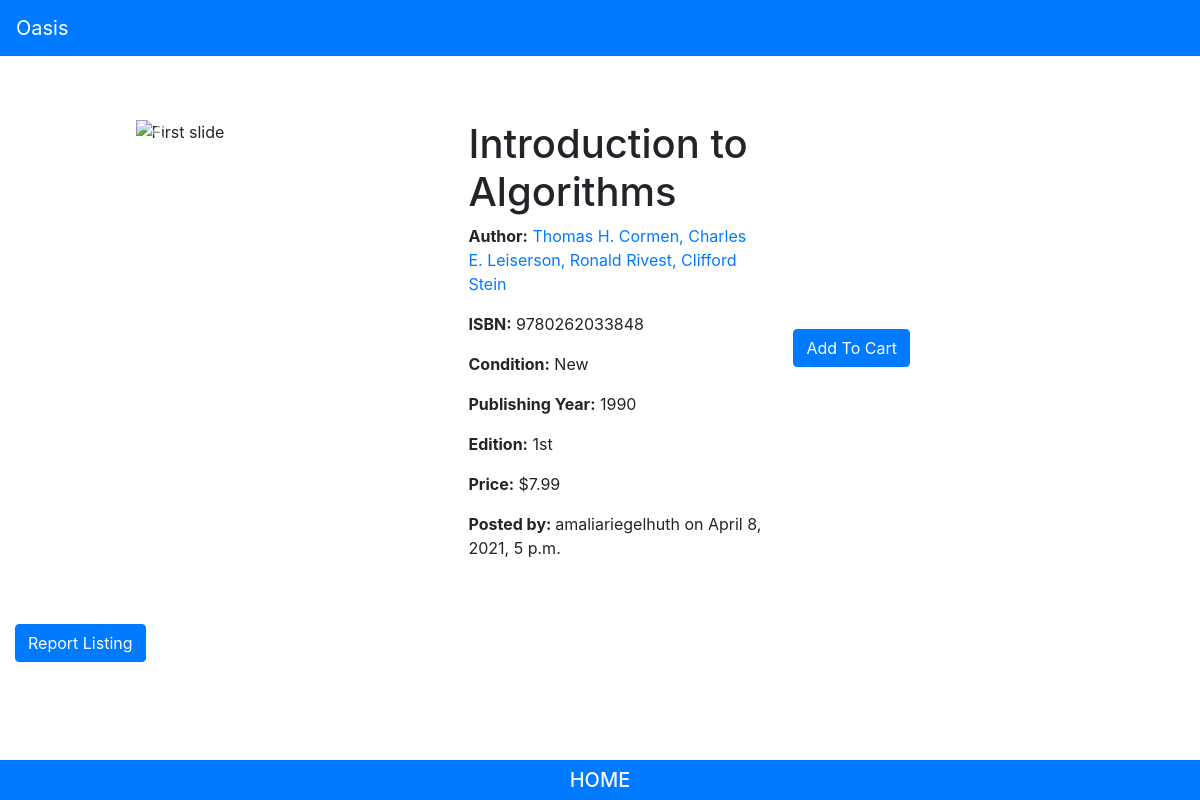
Page /pages/listings/51a3674e-a392-49b0-9db6-3b54f7324bcf on the committed database.
### pages/models.py (models this page shows, shortened)
class Listing(models.Model):
    id = models.UUIDField(primary_key=True, default=uuid.uuid4, help_text='unique id for this listing')
    book = models.ForeignKey('Book', on_delete=models.RESTRICT, null=True)
    date_added = models.DateTimeField(auto_now_add=True)
    user = models.ForeignKey(User,
                        default = 1,
                        null = True,
                        on_delete = models.SET_NULL
                        )
    price= models.DecimalField(max_digits=10, decimal_places=2)
    hide_listing = models.BooleanField(default=False)
    times_reported = models.SmallIntegerField(default=0)
    report = models.ForeignKey('ReportListing',null = True, on_delete = models.SET_NULL)
    condition = models.CharField(
        max_length=1,
        choices=CONDITION,
        blank=True,
        default=1,
        help_text='Book condition',
    )
    class Meta:
        ordering = ['-date_added']

class Book(models.Model):
    title = models.CharField(max_length=200)
    author = models.CharField(max_length=100)
    isbn = models.CharField('ISBN', max_length=13, unique=True, help_text='13 Character <a href="https://www.isbn-international.org/content/what-isbn">ISBN number</a>')
    edition = models.CharField(max_length=5) #length here assumes no more than 999th edition -- seems like a reasonable assumption
    pub_year = models.SmallIntegerField()

### pages/views.py (the view)
class ListingDetailView(generic.DetailView):
    model = Listing
    template_name = 'listings_detail_view.html'

### cart/context_processors.py (called while the page is built)
def cart(request):
     return {'cart': Cart(request)}

### pages/templates/listings_detail_view.html (shortened to what this page needs)
{% extends "base.html" %}
{% block content %}
<div class="col-lg-10 col-md-10 col-sm-12 mx-auto my-5">
    <div class="row">
        <div id="imageSection" class="col-lg-4 col-md-4 mx-2" style="min-height: 100px;">
            <div id="carouselExampleControls" class="carousel slide" data-ride="carousel">
                <div class="carousel-inner">
                  <div class="carousel-item active">
                    <img class="d-block w-100" src="" alt="First slide">
                  </div>
                </div>
                <a class="carousel-control-prev" href="#carouselExampleControls" role="button" data-slide="prev">
                  <span class="carousel-control-prev-icon" aria-hidden="true"></span>
                </a>
                <a class="carousel-control-next" href="#carouselExampleControls" role="button" data-slide="next">
                  <span class="carousel-control-next-icon" aria-hidden="true"></span>
                </a>
              </div>
        </div>
        <div id="bookInfoSection" class="col-lg-4 col-md-4">
            <h1>{{ object.book.title }}</h1>
            <p><strong>Author:</strong> <a href="">{{ object.book.author }}</a></p>
            <p><strong>ISBN:</strong> {{ object.book.isbn }}</p>
            <p><strong>Condition:</strong> {{ object.get_condition_display }}</p>
            <p><strong>Publishing Year:</strong> {{ object.book.pub_year }} </p>
            <p><strong>Edition:</strong> {{ object.book.edition }} </p>
            <p><strong>Price:</strong> ${{ object.price }} </p>
            <p><strong>Posted by: </strong> {{ object.user.username }} on {{ object.date_added }}</p>
        </div>
        <div id="actionsSection" class="col-lg-2 col-md-2 col-sm-2 my-auto">
            <a href="{% url 'cart:cartadd' object.id%}" class="btn btn-primary my-2 mx-auto">Add To Cart</a>
        </div>
    </div>
</div>
    <a href="{% url 'reportlisting' object.id %}" class="btn btn-primary">Report Listing</a>
	<br/>
	<br/>
        {% endblock %}

### rows in the picture
Listing: book "Introduction to Algorithms", book.author "Thomas H. Cormen, Charles E. Leiserson, Ronald Rivest, Clifford Stein", book.isbn "9780262033848", condition "New", book.pub_year "1990", book.edition "1st", price "7.99", user.username "amaliariegelhuth", date_added "April 8, 2021, 5 p.m."
